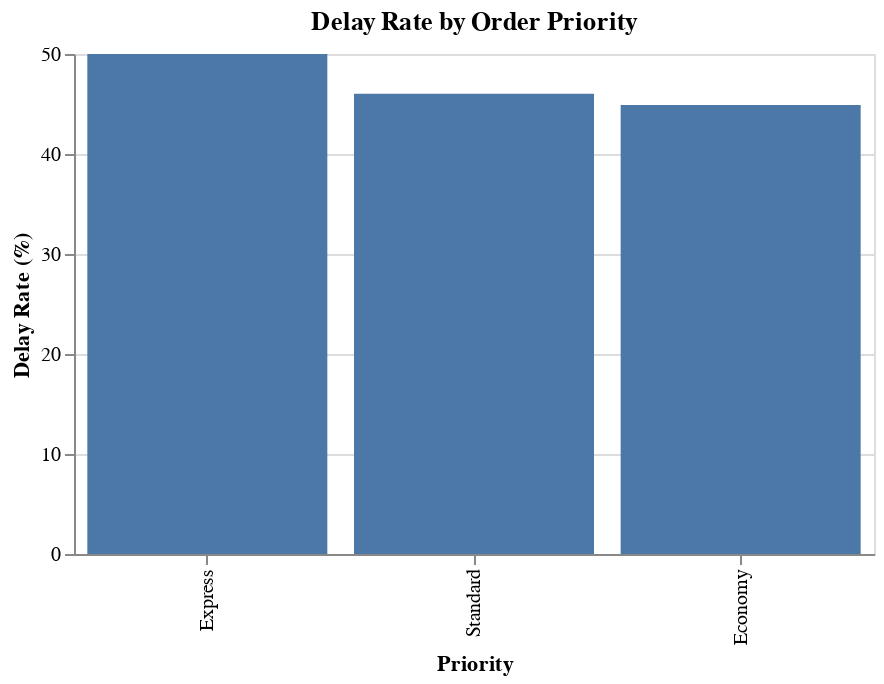

Here is the notebook cell this chart was saved with:
### Code cell
priority_chart

### Figure 1 — Vega-Lite specification as saved in the notebook (floating-point values rounded to 4 significant figures)
{"config": {"view": {"continuousWidth": 300, "continuousHeight": 300}}, "data": {"name": "data-45a3124451613381015a9f637474087c"}, "mark": {"type": "bar"}, "encoding": {"tooltip": [{"field": "Priority", "type": "nominal"}, {"field": "Delay_Rate_Percent", "format": ".1f", "type": "quantitative"}], "x": {"field": "Priority", "sort": "-y", "type": "nominal"}, "y": {"field": "Delay_Rate_Percent", "title": "Delay Rate (%)", "type": "quantitative"}}, "height": 250, "params": [{"name": "param_18", "select": {"type": "interval", "encodings": ["x", "y"]}, "bind": "scales"}], "title": "Delay Rate by Order Priority", "width": 400, "$schema": "https://vega.github.io/schema/vega-lite/v5.20.1.json", "datasets": {"data-45a3124451613381015a9f637474087c": [{"Priority": "Economy", "Delay_Rate": 0.449, "Delay_Rate_Percent": 44.9}, {"Priority": "Express", "Delay_Rate": 0.5, "Delay_Rate_Percent": 50.0}, {"Priority": "Standard", "Delay_Rate": 0.4603, "Delay_Rate_Percent": 46.03}]}}
